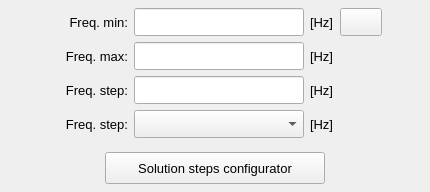
        <widget class="QWidget" name="tab_setup">
         <attribute name="title">
          <string>Frequency setup</string>
         </attribute>
         <layout class="QGridLayout" name="gridLayout_5">
          <property name="leftMargin">
           <number>4</number>
          </property>
          <property name="topMargin">
           <number>4</number>
          </property>
          <property name="rightMargin">
           <number>4</number>
          </property>
          <property name="bottomMargin">
           <number>4</number>
          </property>
          <property name="horizontalSpacing">
           <number>8</number>
          </property>
          <property name="verticalSpacing">
           <number>6</number>
          </property>
          <item row="1" column="0" colspan="2">
           <widget class="QFrame" name="frame_solution_steps_setup">
            <property name="maximumSize">
             <size>
              <width>16777215</width>
              <height>60</height>
             </size>
            </property>
            <property name="frameShape">
             <enum>QFrame::Shape::NoFrame</enum>
            </property>
            <property name="frameShadow">
             <enum>QFrame::Shadow::Raised</enum>
            </property>
            <layout class="QGridLayout" name="gridLayout_10">
             <property name="leftMargin">
              <number>4</number>
             </property>
             <property name="topMargin">
              <number>4</number>
             </property>
             <property name="rightMargin">
              <number>4</number>
             </property>
             <property name="bottomMargin">
              <number>4</number>
             </property>
             <item row="0" column="0">
              <widget class="QPushButton" name="pushButton_solution_steps_configurator">
               <property name="minimumSize">
                <size>
                 <width>0</width>
                 <height>32</height>
                </size>
               </property>
               <property name="maximumSize">
                <size>
                 <width>220</width>
                 <height>32</height>
                </size>
               </property>
               <property name="font">
                <font>
                 <family>MS Shell Dlg 2</family>
                 <pointsize>10</pointsize>
                 <italic>false</italic>
                 <bold>false</bold>
                </font>
               </property>
               <property name="styleSheet">
                <string notr="true"/>
               </property>
               <property name="text">
                <string>Solution steps configurator</string>
               </property>
               <property name="icon">
                <iconset resource="../../icons/dark_theme/resources.qrc">
                 <normaloff>:/icons/user_preferences_icon.png</normaloff>:/icons/user_preferences_icon.png</iconset>
               </property>
               <property name="iconSize">
                <size>
                 <width>20</width>
                 <height>20</height>
                </size>
               </property>
               <property name="autoDefault">
                <bool>false</bool>
               </property>
              </widget>
             </item>
            </layout>
           </widget>
          </item>
          <item row="0" column="0" colspan="2">
           <widget class="QFrame" name="frame_equally_distributed">
            <property name="frameShape">
             <enum>QFrame::Shape::NoFrame</enum>
            </property>
            <property name="frameShadow">
             <enum>QFrame::Shadow::Raised</enum>
            </property>
            <layout class="QGridLayout" name="gridLayout_8">
             <property name="leftMargin">
              <number>4</number>
             </property>
             <property name="topMargin">
              <number>4</number>
             </property>
             <property name="rightMargin">
              <number>4</number>
             </property>
             <property name="bottomMargin">
              <number>4</number>
             </property>
             <item row="0" column="1">
              <widget class="QLabel" name="label_22">
               <property name="minimumSize">
                <size>
                 <width>80</width>
                 <height>28</height>
                </size>
               </property>
               <property name="maximumSize">
                <size>
                 <width>100</width>
                 <height>28</height>
                </size>
               </property>
               <property name="font">
                <font>
                 <family>MS Shell Dlg 2</family>
                 <pointsize>10</pointsize>
                 <italic>false</italic>
                 <bold>false</bold>
                 <kerning>false</kerning>
                </font>
               </property>
               <property name="text">
                <string>Freq. min:</string>
               </property>
               <property name="alignment">
                <set>Qt::AlignmentFlag::AlignRight|Qt::AlignmentFlag::AlignTrailing|Qt::AlignmentFlag::AlignVCenter</set>
               </property>
              </widget>
             </item>
             <item row="2" column="2">
              <widget class="QLineEdit" name="lineEdit_fstep">
               <property name="minimumSize">
                <size>
                 <width>170</width>
                 <height>28</height>
                </size>
               </property>
               <property name="maximumSize">
                <size>
                 <width>180</width>
                 <height>28</height>
                </size>
               </property>
               <property name="font">
                <font>
                 <family>MS Shell Dlg 2</family>
                 <pointsize>10</pointsize>
                 <italic>false</italic>
                 <bold>false</bold>
                </font>
               </property>
               <property name="styleSheet">
                <string notr="true"/>
               </property>
               <property name="alignment">
                <set>Qt::AlignmentFlag::AlignCenter</set>
               </property>
              </widget>
             </item>
             <item row="0" column="3">
              <widget class="QLabel" name="label_24">
               <property name="minimumSize">
                <size>
                 <width>0</width>
                 <height>28</height>
                </size>
               </property>
               <property name="maximumSize">
                <size>
                 <width>32</width>
                 <height>28</height>
                </size>
               </property>
               <property name="font">
                <font>
                 <family>MS Shell Dlg 2</family>
                 <pointsize>10</pointsize>
                 <italic>false</italic>
                 <bold>false</bold>
                </font>
               </property>
               <property name="text">
                <string>[Hz]</string>
               </property>
               <property name="alignment">
                <set>Qt::AlignmentFlag::AlignLeading|Qt::AlignmentFlag::AlignLeft|Qt::AlignmentFlag::AlignVCenter</set>
               </property>
              </widget>
             </item>
             <item row="0" column="2">
              <widget class="QLineEdit" name="lineEdit_fmin">
               <property name="minimumSize">
                <size>
                 <width>170</width>
                 <height>28</height>
                </size>
               </property>
               <property name="maximumSize">
                <size>
                 <width>180</width>
                 <height>28</height>
                </size>
               </property>
               <property name="font">
                <font>
                 <family>MS Shell Dlg 2</family>
                 <pointsize>10</pointsize>
                 <italic>false</italic>
                 <bold>false</bold>
                </font>
               </property>
               <property name="styleSheet">
                <string notr="true"/>
               </property>
               <property name="alignment">
                <set>Qt::AlignmentFlag::AlignCenter</set>
               </property>
              </widget>
             </item>
             <item row="0" column="4">
              <widget class="QPushButton" name="pushButton_reset_frequency_settings">
               <property name="minimumSize">
                <size>
                 <width>42</width>
                 <height>28</height>
                </size>
               </property>
               <property name="toolTip">
                <string>&lt;html&gt;&lt;head/&gt;&lt;body&gt;&lt;p&gt;Reset the frequency settings&lt;/p&gt;&lt;/body&gt;&lt;/html&gt;</string>
               </property>
               <property name="text">
                <string/>
               </property>
               <property name="icon">
                <iconset resource="../../icons/dark_theme/resources.qrc">
                 <normaloff>:/icons/reset_settings.png</normaloff>:/icons/reset_settings.png</iconset>
               </property>
               <property name="iconSize">
                <size>
                 <width>22</width>
                 <height>22</height>
                </size>
               </property>
               <property name="autoDefault">
                <bool>false</bool>
               </property>
              </widget>
             </item>
             <item row="2" column="3">
              <widget class="QLabel" name="label_fstep_unit_line_edit">
               <property name="minimumSize">
                <size>
                 <width>0</width>
                 <height>28</height>
                </size>
               </property>
               <property name="maximumSize">
                <size>
                 <width>32</width>
                 <height>28</height>
                </size>
               </property>
               <property name="font">
                <font>
                 <family>MS Shell Dlg 2</family>
                 <pointsize>10</pointsize>
                 <italic>false</italic>
                 <bold>false</bold>
                </font>
               </property>
               <property name="text">
                <string>[Hz]</string>
               </property>
               <property name="alignment">
                <set>Qt::AlignmentFlag::AlignLeading|Qt::AlignmentFlag::AlignLeft|Qt::AlignmentFlag::AlignVCenter</set>
               </property>
              </widget>
             </item>
             <item row="1" column="3">
              <widget class="QLabel" name="label_25">
               <property name="minimumSize">
                <size>
                 <width>0</width>
                 <height>28</height>
                </size>
               </property>
               <property name="maximumSize">
                <size>
                 <width>32</width>
                 <height>28</height>
                </size>
               </property>
               <property name="font">
                <font>
                 <family>MS Shell Dlg 2</family>
                 <pointsize>10</pointsize>
                 <italic>false</italic>
                 <bold>false</bold>
                </font>
               </property>
               <property name="text">
                <string>[Hz]</string>
               </property>
               <property name="alignment">
                <set>Qt::AlignmentFlag::AlignLeading|Qt::AlignmentFlag::AlignLeft|Qt::AlignmentFlag::AlignVCenter</set>
               </property>
              </widget>
             </item>
             <item row="1" column="2">
              <widget class="QLineEdit" name="lineEdit_fmax">
               <property name="minimumSize">
                <size>
                 <width>170</width>
                 <height>28</height>
                </size>
               </property>
               <property name="maximumSize">
                <size>
                 <width>180</width>
                 <height>28</height>
                </size>
               </property>
               <property name="font">
                <font>
                 <family>MS Shell Dlg 2</family>
                 <pointsize>10</pointsize>
                 <italic>false</italic>
                 <bold>false</bold>
                </font>
               </property>
               <property name="styleSheet">
                <string notr="true"/>
               </property>
               <property name="alignment">
                <set>Qt::AlignmentFlag::AlignCenter</set>
               </property>
              </widget>
             </item>
             <item row="1" column="1">
              <widget class="QLabel" name="label_23">
               <property name="minimumSize">
                <size>
                 <width>80</width>
                 <height>28</height>
                </size>
               </property>
               <property name="maximumSize">
                <size>
                 <width>100</width>
                 <height>28</height>
                </size>
               </property>
               <property name="font">
                <font>
                 <family>MS Shell Dlg 2</family>
                 <pointsize>10</pointsize>
                 <italic>false</italic>
                 <bold>false</bold>
                 <kerning>false</kerning>
                </font>
               </property>
               <property name="text">
                <string>Freq. max:</string>
               </property>
               <property name="alignment">
                <set>Qt::AlignmentFlag::AlignRight|Qt::AlignmentFlag::AlignTrailing|Qt::AlignmentFlag::AlignVCenter</set>
               </property>
              </widget>
             </item>
             <item row="2" column="1">
              <widget class="QLabel" name="label_fstep_line_edit">
               <property name="minimumSize">
                <size>
                 <width>80</width>
                 <height>28</height>
                </size>
               </property>
               <property name="maximumSize">
                <size>
                 <width>100</width>
                 <height>28</height>
                </size>
               </property>
               <property name="font">
                <font>
                 <family>MS Shell Dlg 2</family>
                 <pointsize>10</pointsize>
                 <italic>false</italic>
                 <bold>false</bold>
                 <kerning>false</kerning>
                </font>
               </property>
               <property name="text">
                <string>Freq. step:</string>
               </property>
               <property name="alignment">
                <set>Qt::AlignmentFlag::AlignRight|Qt::AlignmentFlag::AlignTrailing|Qt::AlignmentFlag::AlignVCenter</set>
               </property>
              </widget>
             </item>
             <item row="0" column="0">
              <spacer name="horizontalSpacer_3">
               <property name="orientation">
                <enum>Qt::Orientation::Horizontal</enum>
               </property>
               <property name="sizeHint" stdset="0">
                <size>
                 <width>40</width>
                 <height>20</height>
                </size>
               </property>
              </spacer>
             </item>
             <item row="0" column="5">
              <spacer name="horizontalSpacer_4">
               <property name="orientation">
                <enum>Qt::Orientation::Horizontal</enum>
               </property>
               <property name="sizeHint" stdset="0">
                <size>
                 <width>40</width>
                 <height>20</height>
                </size>
               </property>
              </spacer>
             </item>
             <item row="3" column="1">
              <widget class="QLabel" name="label_fstep_combo_box">
               <property name="minimumSize">
                <size>
                 <width>80</width>
                 <height>28</height>
                </size>
               </property>
               <property name="maximumSize">
                <size>
                 <width>100</width>
                 <height>28</height>
                </size>
               </property>
               <property name="font">
                <font>
                 <family>MS Shell Dlg 2</family>
                 <pointsize>10</pointsize>
                 <italic>false</italic>
                 <bold>false</bold>
                 <kerning>false</kerning>
                </font>
               </property>
               <property name="text">
                <string>Freq. step:</string>
               </property>
               <property name="alignment">
                <set>Qt::AlignmentFlag::AlignRight|Qt::AlignmentFlag::AlignTrailing|Qt::AlignmentFlag::AlignVCenter</set>
               </property>
              </widget>
             </item>
             <item row="3" column="3">
              <widget class="QLabel" name="label_fstep_unit_combo_box">
               <property name="minimumSize">
                <size>
                 <width>0</width>
                 <height>28</height>
                </size>
               </property>
               <property name="maximumSize">
                <size>
                 <width>32</width>
                 <height>28</height>
                </size>
               </property>
               <property name="font">
                <font>
                 <family>MS Shell Dlg 2</family>
                 <pointsize>10</pointsize>
                 <italic>false</italic>
                 <bold>false</bold>
                </font>
               </property>
               <property name="text">
                <string>[Hz]</string>
               </property>
               <property name="alignment">
                <set>Qt::AlignmentFlag::AlignLeading|Qt::AlignmentFlag::AlignLeft|Qt::AlignmentFlag::AlignVCenter</set>
               </property>
              </widget>
             </item>
             <item row="3" column="2">
              <widget class="QComboBox" name="comboBox_fstep">
               <property name="minimumSize">
                <size>
                 <width>0</width>
                 <height>28</height>
                </size>
               </property>
               <property name="maximumSize">
                <size>
                 <width>16777215</width>
                 <height>28</height>
                </size>
               </property>
              </widget>
             </item>
            </layout>
           </widget>
          </item>
         </layout>
        </widget>
